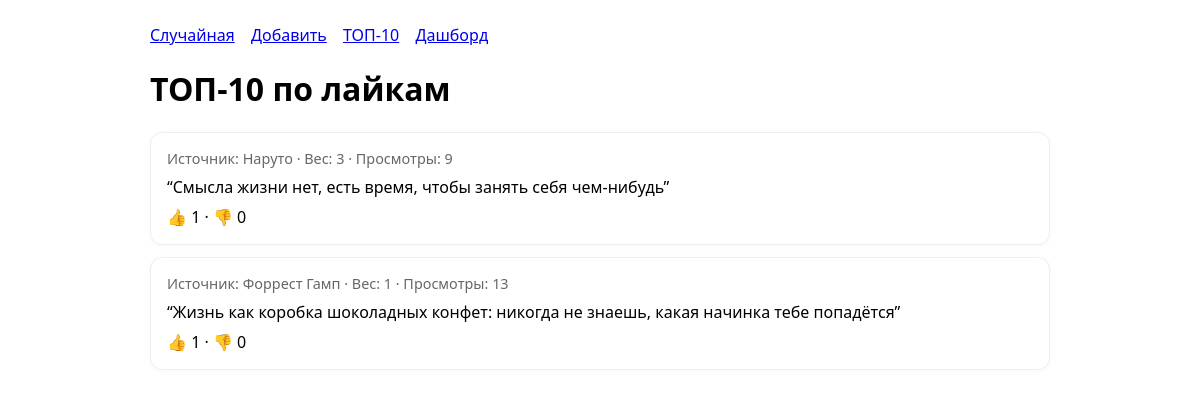
The page /top/ on the database its author committed.
### quotes/models.py (models this page shows, shortened)
class Quote(models.Model):
    source = models.ForeignKey(Source, on_delete=models.CASCADE, related_name='quotes')
    text = models.TextField()
    text_normalized = models.TextField(editable=False)
    weight = models.PositiveIntegerField(default=1)
    views = models.PositiveIntegerField(default=0)
    likes = models.PositiveIntegerField(default=0)
    dislikes = models.PositiveIntegerField(default=0)
    is_active = models.BooleanField(default=True)
    created_at = models.DateTimeField(auto_now_add=True)
    class Meta:
        constraints = [
            UniqueConstraint(fields=['source', 'text_normalized'], name='uq_quote_source_textnorm'),
        ]

class Source(models.Model):
    name = models.CharField(max_length=255, unique=True)
    type = models.CharField(
        max_length=50,
        choices=[('movie', 'Movie'), ('book', 'Book'), ('other', 'Other')],
        default='other'
    )
    created_at = models.DateTimeField(auto_now_add=True)
    class Meta:
        ordering = ['name']

### quotes/views.py (the view)
# urls.py: path('top/', views.top_quotes, name='top'),
def top_quotes(request):
    qs = Quote.objects.filter(is_active=True).order_by('-likes', 'dislikes', '-weight', '-views')[:10]
    return render(request, 'quotes/top.html', {'quotes': qs})

### templates/quotes/top.html (shortened to what this page needs)
{% extends 'base.html' %}
{% block content %}
  <h1>ТОП-10 по лайкам</h1>
  {% for q in quotes %}
    <div class="card" style="margin-bottom:12px">
      <div class="muted">Источник: {{ q.source.name }} · Вес: {{ q.weight }} · Просмотры: {{ q.views }}</div>
      <blockquote style="margin:8px 0">“{{ q.text|linebreaksbr }}”</blockquote>
      <div>👍 {{ q.likes }} · 👎 {{ q.dislikes }}</div>
    </div>
  {% empty %}
    <p>Пока нет данных.</p>
  {% endfor %}
{% endblock %}

### templates/base.html (shortened to what this page needs)
<!doctype html>
<html lang="ru">
<head>
</head>
<body>
  <nav>
    <a href="{% url 'quotes:random' %}">Случайная</a>
    <a href="{% url 'quotes:add' %}">Добавить</a>
    <a href="{% url 'quotes:top' %}">ТОП-10</a>
    <a href="{% url 'quotes:dashboard' %}">Дашборд</a>
  </nav>
  {% block content %}{% endblock %}
</body>
</html>

### templates/base.html (style rules this page uses)
body { font-family: system-ui, sans-serif; max-width: 900px; margin: 24px auto; padding: 0 16px; }
.card { border: 1px solid #eee; border-radius: 12px; padding: 16px; box-shadow: 0 1px 4px rgba(0,0,0,.04); }
.muted { color: #666; font-size: .9rem; }
nav a { margin-right: 12px; }

### rows shown on the page
Quote: source.name "Наруто", weight "3", views "9", text "Смысла жизни нет, есть время, чтобы занять себя чем-нибудь", likes "1", dislikes "0"
Quote: source.name "Форрест Гамп", weight "1", views "13", text "Жизнь как коробка шоколадных конфет: никогда не знаешь, какая начинка тебе попадётся", likes "1", dislikes "0"
